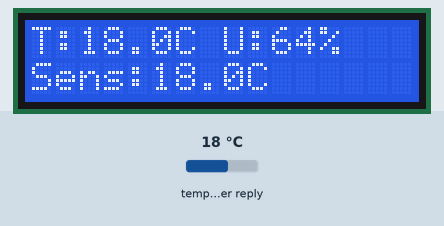
The sketch below on a simulated ESP32. Shown: 16×2 character LCD. The test bench sets the inputs (shaded band); at power-on: temperature in the weather reply 18 °C. WiFi joins after 1.5 s; servers stay silent unless stated; web services answer with replies made up by the test bench; what the sketch prints to the serial monitor is not drawn.

Above: at 3.0 s.
3.1 s: temperature in the weather reply set to -14 °C
At 10.6 s:
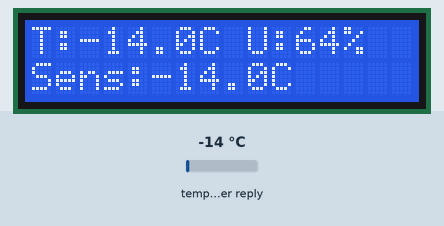
11.7 s: temperature in the weather reply set to -1 °C
At 21.4 s:
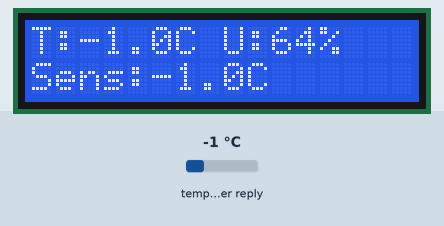
21.7 s: temperature in the weather reply set to 14 °C
At 31.7 s:
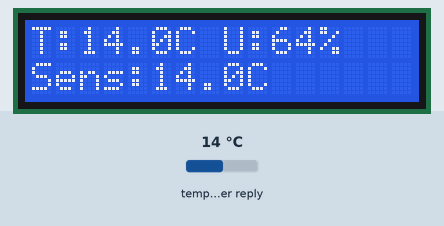
Timing chart, 0 to 33.2 s (numbered marks = the images above; inputs shaded):
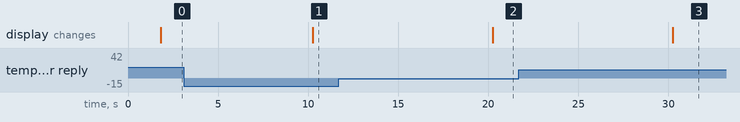

Measured:
- after the input at 3.1 s, the display: changes after 7.2 s (image 1)
- after the input at 11.7 s, the display: changes after 8.6 s (image 2)
- after the input at 21.7 s, the display: changes after 8.6 s (image 3)

The sketch:

http-client.ino
```cpp
#include <WiFi.h>
#include <HTTPClient.h>
#include <ArduinoJson.h>
#include <LiquidCrystal_I2C.h>

// LCD (endereço 0x27, 16 colunas, 2 linhas)
LiquidCrystal_I2C lcd(0x27, 16, 2);

// =========================
// CONFIGURACAO DO WIFI
// =========================
#define WIFI_SSID "Wokwi-GUEST"
#define WIFI_PASSWORD ""
#define WIFI_CHANNEL 6

// =========================
// URL DA API (SÃO PAULO)
// =========================
const char* WEATHER_URL =
  "https://api.open-meteo.com/v1/forecast?latitude=-23.5505&longitude=-46.6333&current=temperature_2m,relative_humidity_2m,apparent_temperature";

// =========================
// VARIAVEIS
// =========================
unsigned long lastRequestTime = 0;
const unsigned long REQUEST_INTERVAL = 10000;

// =========================
// FUNÇÃO LCD (AGORA CORRETA)
// =========================
void exibeDadosNoLCD(float temperatureC, float humidityP, float appTemperatureC) {
  lcd.clear();

  // Linha 1
  lcd.setCursor(0, 0);
  lcd.print("T:");
  lcd.print(temperatureC, 1);
  lcd.print("C ");

  lcd.print("U:");
  lcd.print(humidityP, 0);
  lcd.print("%");

  // Linha 2
  lcd.setCursor(0, 1);
  lcd.print("Sens:");
  lcd.print(appTemperatureC, 1);
  lcd.print("C");
}

// =========================
// CONECTA NO WIFI
// =========================
void connectWiFi() {
  WiFi.begin(WIFI_SSID, WIFI_PASSWORD, WIFI_CHANNEL);

  Serial.print("Conectando ao WiFi");

  while (WiFi.status() != WL_CONNECTED) {
    delay(100);
    Serial.print(".");
  }

  Serial.println();
  Serial.println("WiFi conectado!");
  Serial.print("IP: ");
  Serial.println(WiFi.localIP());
}

void ensureWiFiConnected() {
  if (WiFi.status() != WL_CONNECTED) {
    Serial.println("WiFi desconectado. Reconectando...");
    connectWiFi();
  }
}

// =========================
// FAZ REQUISIÇÃO
// =========================
void makeGetRequest() {
  HTTPClient http;

  Serial.println("\n--- FAZENDO GET NA API OPEN-METEO ---");

  http.begin(WEATHER_URL);
  int httpCode = http.GET();

  Serial.print("Status HTTP: ");
  Serial.println(httpCode);

  if (httpCode <= 0) {
    Serial.println("Erro na requisicao");
    http.end();
    return;
  }

  String payload = http.getString();
  http.end();

  Serial.println("\nJSON recebido:");
  Serial.println(payload);

  // Parse JSON
  DynamicJsonDocument doc(2048);
  DeserializationError error = deserializeJson(doc, payload);

  if (error) {
    Serial.print("Erro ao interpretar JSON: ");
    Serial.println(error.c_str());
    return;
  }

  // Pegando dados
  float temperatureC = doc["current"]["temperature_2m"];
  float humidityP = doc["current"]["relative_humidity_2m"];
  float appTemperatureC = doc["current"]["apparent_temperature"];

  // Serial
  Serial.println("\n--- DADOS ---");
  Serial.print("Temperatura: ");
  Serial.print(temperatureC);
  Serial.println(" C");

  Serial.print("Umidade: ");
  Serial.print(humidityP);
  Serial.println(" %");

  Serial.print("Sensacao: ");
  Serial.print(appTemperatureC);
  Serial.println(" C");

  // LCD
  exibeDadosNoLCD(temperatureC, humidityP, appTemperatureC);
}

// =========================
// SETUP
// =========================
void setup() {
  Serial.begin(115200);

  // Inicializa LCD (ANTES de usar)
  lcd.init();
  lcd.backlight();

  connectWiFi();
  makeGetRequest();
}

// =========================
// LOOP
// =========================
void loop() {
  unsigned long now = millis();

  if (now - lastRequestTime >= REQUEST_INTERVAL) {
    lastRequestTime = now;

    ensureWiFiConnected();
    makeGetRequest();
  }
}
```
